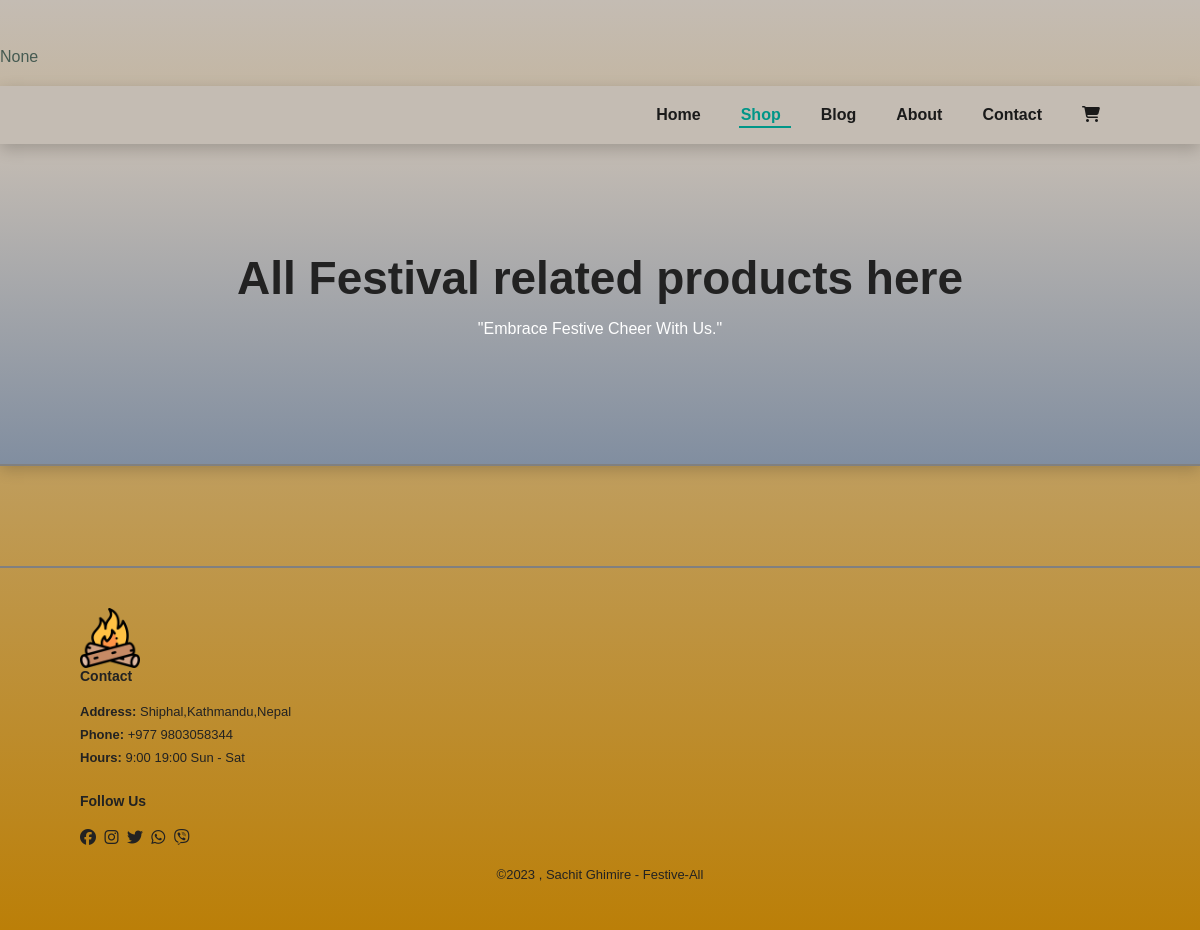
Page /shop on the earlier database version.
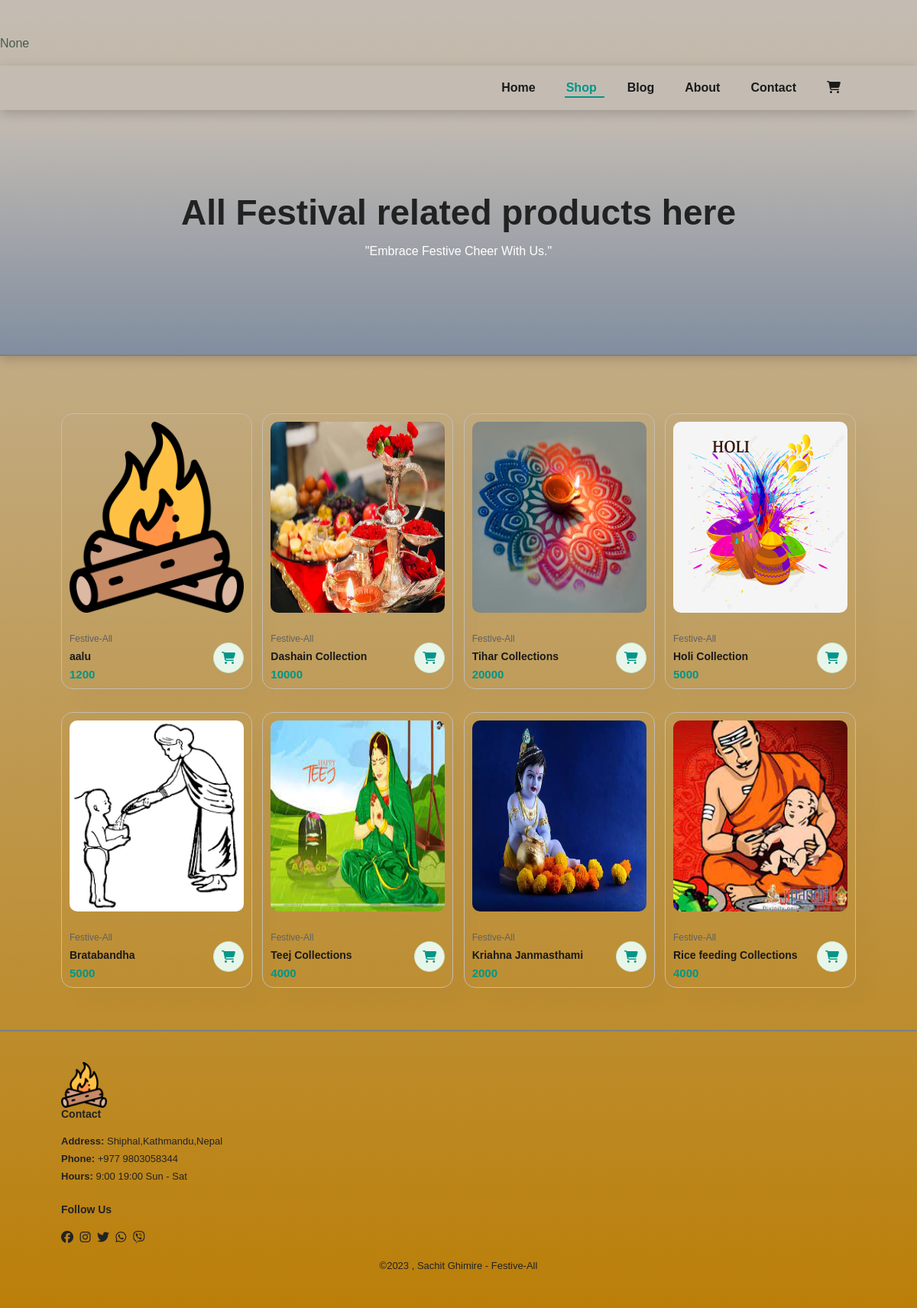
Same page on the later database version.
### pooja_app/models.py (models this page shows)
class Collection(models.Model):
    collection_name = models.CharField(max_length=100,null=False)
    collection_price = models.IntegerField(null=False)
    collection_image = models.ImageField(null=False,upload_to='media/pooja_app/images/collections/')
    def __str__(self):
        return self.collection_name

### pooja_app/views.py (the view)
# urls.py: path('shop',views.shop,name='shop'),
def shop(request):
    collections = Collection.objects.all()
    context = {
        "details": request.session.get('person'),
        "collections": collections
    }
    print(context)
    return render(request, "shop.html", context)

### pooja_app/templates/shop.html (shortened to what this page needs)
<!DOCTYPE html>
<html lang="en">
  <head>
    <link rel="stylesheet" href="/static/css/style.css" />
    <link
      rel="stylesheet"
      type="text/css"
      href="https://cdnjs.cloudflare.com/ajax/libs/toastr.js/latest/css/toastr.min.css"
    />
  </head>
  <body>
    <p>{{details}}</p>
    <section id="header">
      <div>
        <ul id="navbar">
          <li><a href="/" >Home</a></li>
          <li><a href="shop" class="active">Shop</a></li>
          <li><a href="blog">Blog</a></li>
          <li><a href="about">About</a></li>
          <li><a href="contact">Contact</a></li>
          <li id="lg-bag">
            <a href="cart"><i class="fa-solid fa-cart-shopping"></i></a>
          </li>
        </ul>
      </div>
    </section>
      <div id="page-header">
        <h2 class="ab">All Festival related products here</h2>
        <p class="ab">"Embrace Festive Cheer With Us."</p>
      </div>
    <section id="product1" class="section-p1">
      <div class="pro-container">
        {% for Collection in collections %}
        <div class="pro">
          <img src=http://localhost:8000/media/{{Collection.collection_image}} >
          <div class="des">
            <span>Festive-All</span>
            <h5>{{Collection.collection_name}}</h5>
            <h4>{{Collection.collection_price}}</h4>
          </div>
          <a href="product_details/{{Collection.id}}"><i class="fa-solid fa-cart-shopping"></i></a>
        </div>
        {% endfor %}
      </div>
    </section>
    <footer class="section-p1">
      <div class="col">
        <img src="/bonfire.png" height="60px" alt="" />
        <h4>Contact</h4>
        <p><strong>Address: </strong>Shiphal,Kathmandu,Nepal</p>
        <p><strong>Phone: </strong>+977 9803058344</p>
        <p><strong>Hours: </strong>9:00 19:00 Sun - Sat</p>
        <div class="follow">
          <h4>Follow Us</h4>
          <div class="icon">
            <i class="fab fa-facebook"></i>
            <i class="fab fa-instagram"></i>
            <i class="fab fa-twitter"></i>
            <i class="fab fa-whatsapp"></i>
            <i class="fab fa-viber"></i>
          </div>
        </div>
      </div>
      <div class="copyright">
        <p>&copy;2023 , Sachit Ghimire - Festive-All</p>
      </div>
    </footer>
  </body>
</html>

Differences in the rows shown:
added Collection: collection_image (picture), collection_name "aalu", collection_price "1200"
added Collection: collection_image (picture), collection_name "Dashain Collection", collection_price "10000"
added Collection: collection_image (picture), collection_name "Tihar Collections", collection_price "20000"
added Collection: collection_image (picture), collection_name "Holi Collection", collection_price "5000"
added Collection: collection_image (picture), collection_name "Bratabandha", collection_price "5000"
added Collection: collection_image (picture), collection_name "Teej Collections", collection_price "4000"
added Collection: collection_image (picture), collection_name "Kriahna Janmasthami", collection_price "2000"
added Collection: collection_image (picture), collection_name "Rice feeding Collections", collection_price "4000"
